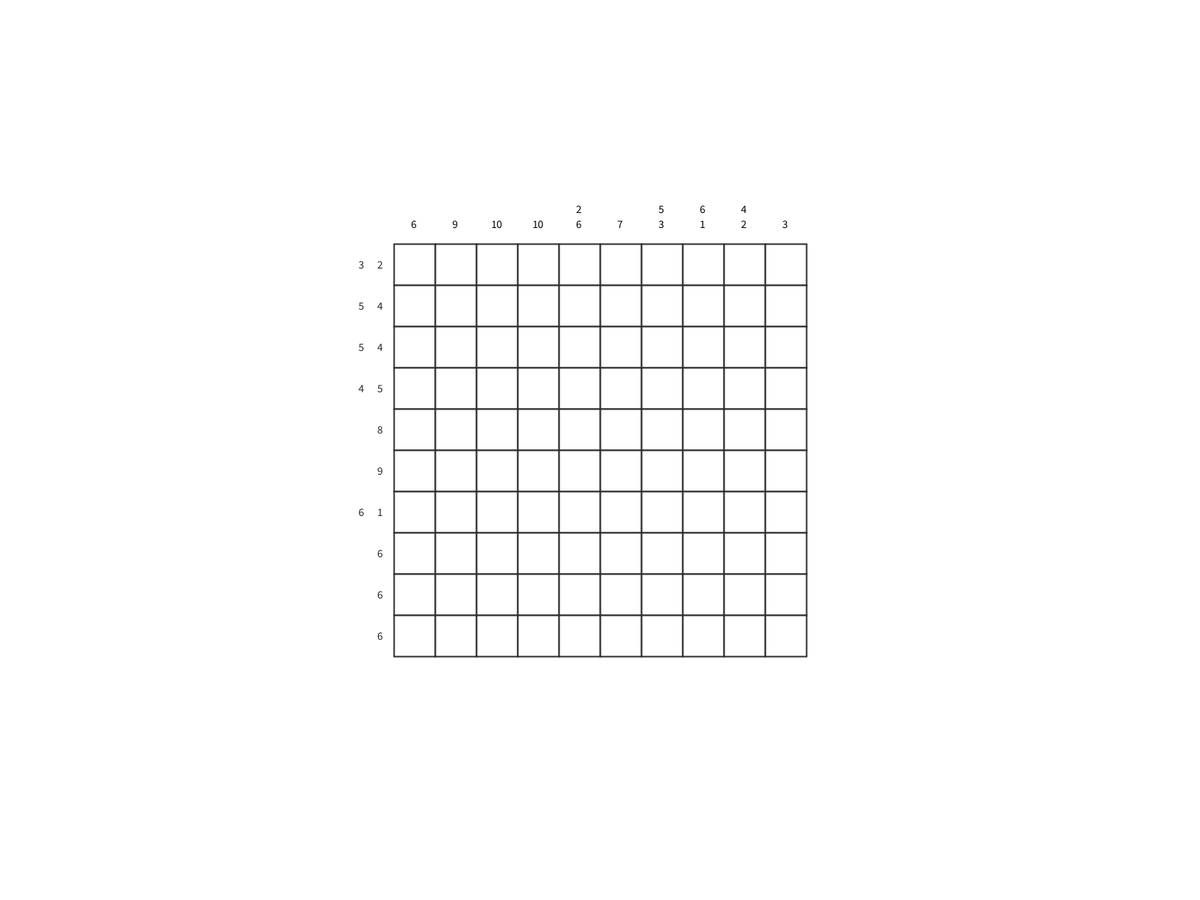
Frame 1 (no input)
Frame 60 (the mouse pressed at the canvas centre just before this capture): identical to frame 1, image omitted
Frame 120 (the mouse held since frame 60 and released just before this capture): identical to frame 1, image omitted

The Processing sketch that drew this single still picture (run headless with seeded random() and noise(); from frame 60 on, the mouse is pressed at the canvas centre):

// Processing sketch: Version3
// ── Version3.pde
int gridSize = 10;
int cellSize = 550/gridSize;
int insert[][];
color black = color(35,40,45);
boolean completed = false;
boolean isComplete[];
Matrix grid;

void setup() {
  fullScreen();
  frameRate(40);
  textAlign(CENTER,CENTER);
  gridSize = values.length/2;
  cellSize = 550/gridSize;
  grid = new Matrix();
  isComplete = new boolean[2*gridSize];
  insert = new int[gridSize*gridSize][3];
}

void draw() {
  background(255);
  grid.show();
  displayNumbers();
  completed = isFinished();
  if(!completed && frameCount < 5) {
    printInsert();
    F1();
    F2();
  }
}

void displayNumbers() {
  fill(black);
  textSize(15);
  float x = grid.cell[0][0].x + cellSize/2;
  float y = grid.cell[0][0].y - cellSize/2;
  for(int i=0;i<values.length/2;i++) {
    for(int j=values[i].length-1;j>=0;j--) {
      if(isComplete[i]) fill(black,125);
      else fill(0);
      text(values[i][j],x,y);
      y -= 20;
    }
    y = grid.cell[0][0].y - cellSize/2;
    x += cellSize;
  }
  x = grid.cell[0][0].x - cellSize/3;
  y = grid.cell[0][0].y + cellSize/2;
  for(int i=values.length/2;i<values.length;i++) {
    for(int j=values[i].length-1;j>=0;j--) {
      if(isComplete[i]) fill(black,125);
      else fill(black);
      text(values[i][j],x,y);
      x -= 25;
    }
    x = grid.cell[0][0].x - cellSize/3;
    y += cellSize;
  }
}

boolean isFinished() {
  for(int i=0; i<isComplete.length; i++)
    if(!isComplete[i])
      return false;
  return true;
}

void printInsert() {
  for(int i=0; i<insert.length; i++) {
    println("["+insert[i][0]+","+insert[i][1]+"]:",  insert[i][2]);
  }
}

void insertInto(int i, int j, int state) {
  for(int index=0; index<insert.length; index++) {
    if(insert[index][2] == 0) {
      insert[index][0] = i;
      insert[index][1] = j;
      insert[index][2] = state;
      break;
    }
  }
}

// ── AI.pde
void function2(int index, int limits[]) {
  printLimits(index, limits);
  int lLimit = limits[0];
  int uLimit = limits[1];
  int lReduce = limits[2];
  int rReduce = limits[3];
  int lValue = 0;
  int rValue = 0;
  if (values[index].length > lReduce && !isComplete[index])
    lValue = values[index][lReduce]+lLimit;
  if (values[index].length - rReduce > 0 && !isComplete[index])  
    rValue = values[index][values[index].length-(rReduce+1)] + (gridSize-uLimit);
  for (int i=lLimit; i<(gridSize+1)/2 && lValue>i; i++) {
    if (index < gridSize) {
      if (grid.cell[i][index].state == 1) {
        for (int j=i+1; j<lValue; j++) {
          println(j, index, 1);
          grid.setState(j, index, 1);
        }
        check();
        if (i == lLimit && grid.cell[i][index].state == 1 && !isComplete[index]) {
          println(i, index, -1);
          grid.setState(lValue, index, -1);
        }
      } else if (grid.cell[i][index].state == -1) {
        for (int j=lLimit; j<i; j++) {
          println(j, index, -1);
          grid.setState(j, index, -1);
        }
      }
    } else {
      if (grid.cell[index%gridSize][i].state == 1) {
        for (int j=i+1; j<lValue; j++) {
          println(j, index, 1);
          grid.setState(index%gridSize, j, 1);
        }
        check();
        if (i == lLimit && grid.cell[index%gridSize][i].state == 1 && !isComplete[index]) {
          println(i, index, -1);
          grid.setState(index%gridSize, lValue, -1);
        }
      } else if (grid.cell[index%gridSize][i].state == -1) {
        for (int j=lLimit; j<i; j++) {
          println(j, index, -1);
          grid.setState(index%gridSize, j, -1);
        }
      }
    }
  }
  for (int i=uLimit-1; i>=(gridSize+1)/2 && rValue>(uLimit-1)-i; i--) {
    if (index < gridSize) {
      if (grid.cell[i][index].state == 1) {
        for (int j=i; j>(uLimit-1)-rValue; j--) {
          println(j, index, 1);
          grid.setState(j, index, 1);
        }
        check();
        if (i == uLimit-1 && grid.cell[i][index].state == 1 && !isComplete[index]) {
          println(i, index, -1);
          grid.setState((uLimit-1)-rValue, index, -1);
        }
      } else if (grid.cell[i][index].state == -1) {
        for (int j=uLimit-1; j>i; j--) {
          println(j, index, -1);
          grid.setState(j, index, -1);
        }
      }
    } else {
      if (index >= gridSize && grid.cell[index%gridSize][i].state == 1) {
        for (int j=i; j>(uLimit-1)-rValue; j--) {
          println(j, index, 1);
          grid.setState(index%gridSize, j, 1);
        }
        check();
        if (i == uLimit-1 && grid.cell[index%gridSize][i].state == 1 && !isComplete[index]) {
          println(i, index, -1);
          grid.setState(index%gridSize, (uLimit-1)-rValue, -1);
        }
      } else if (grid.cell[index%gridSize][i].state == -1) {
        for (int j=uLimit-1; j>i; j--) {
          println(j, index, -1);
          grid.setState(index%gridSize, j, -1);
        }
      }
    }
  }
}

void function1(int index, int limits[]) {
  printLimits(index, limits);
  int lLimit = limits[0];
  int uLimit = limits[1];
  int lReduce = limits[2];
  int rReduce = limits[3];
  int sum = limits[4];
  int size = uLimit - lLimit; 
  for (int i=lReduce; i<values[index].length-rReduce; i++) {
    int value = values[index][i];
    int bound = size-(sum-value);
    if (bound < value*2 && !isComplete[index]) {
      int padding = bound - value;
      int startPosition = lLimit;
      for (int j=lReduce; j<i; j++) {
        startPosition += values[index][j];
      }
      startPosition += padding + i-(lReduce+rReduce);
      int cellCount = bound - 2*padding;
      if (index<gridSize) {
        for (int k=startPosition; k<startPosition+cellCount; k++) {
          if(grid.cell[k][index].state != 1) {
            grid.setState(k, index, 1);
          }
        }
        checkComplete(index);
      } else {
        for (int k=startPosition; k<startPosition+cellCount; k++) {
          if(grid.cell[index%gridSize][k].state != 1) {
            grid.setState(index%gridSize, k, 1);
          }
        }
        checkComplete(index);
      }
    }
  }
}

// ── Limits.pde
int[] getLimits(int index) {
  int state = 0;
  int sum = 0;
  int actualSum = 0;
  int lLimit = 0;
  int uLimit = gridSize;
  int leftReduceValue = 0;
  int rightReduceValue = 0;
  boolean reduceValue = false;
  for(int i=0; i<gridSize-1; i++) {
    if(index < gridSize)  
      state = grid.cell[i][index].state;
    else 
      state = grid.cell[index%gridSize][i].state;
    if(state == 1) {
      reduceValue = true;
    } else if(state == -1) {
      if(reduceValue) {
        leftReduceValue++;
        reduceValue = false;
      }
      lLimit = i+1;
    } else {
      reduceValue = false;
      break;
    }
  }
  for(int i=gridSize-1; i>0; i--) {
    if(index < gridSize)  
      state = grid.cell[i][index].state;
    else 
      state = grid.cell[index%gridSize][i].state;
    if (state == 1) {
      reduceValue = true;
    } else if (state == -1) {
      if (reduceValue) {
        rightReduceValue++;
        reduceValue = false;
      }
      uLimit = i;
    } else {
      reduceValue = false;
      break;
    }
  }
  sum = findSum(index, leftReduceValue, rightReduceValue, false);
  actualSum = findSum(index, leftReduceValue, rightReduceValue, true);
  int returnValue[] = {lLimit, uLimit, leftReduceValue, rightReduceValue, sum, actualSum};
  return returnValue;
}

// ── Matrix.pde
class Matrix {
  int startLocationX = width/2 - (cellSize*gridSize)/2;
  int startLocationY = height/2 - (cellSize*gridSize)/2;
  float x = startLocationX;
  float y = startLocationY;
  Cell cell[][];
  
  Matrix() {
    cell = new Cell[gridSize][gridSize];
    for(int i=0;i<cell.length;i++) {
      for(int j=0;j<cell[i].length;j++) {
        cell[i][j] = new Cell(x,y);
        x+=cellSize;
      }
      x = startLocationX;
      y+=cellSize;
    }
  }
  
  void setState(int i, int j, int state) {
    boolean flag = false;
    for(int index=0; index<insert.length; index++) {
      if(insert[index][0] == i && insert[index][1] == j && insert[index][2] == state) {
      } else {
        flag = true;
        break;
      }
    }
    if(flag) insertInto(i, j, state);
    //cell[i][j].state = state;
  }
  
  void show() {
    for(Cell[] r: cell) {
      for(Cell c: r) {
        c.show();
      }
    }
  }
}

class Cell {
  float x,y,s;
  int state = 0;
  
  Cell(float _x, float _y) {
    x = _x;
    y = _y;
    s = cellSize;
  }
  
  void show() {
    stroke(45);
    strokeWeight(2);
    if(state == -1) {
      fill(255);
      rect(x,y,s,s);
      fill(black,200);
      textSize(700/values.length);
      text("X",x+s/2,y+s/2);
    } else if(state == 1) {
      fill(black);
      rect(x,y,s,s);
    } else {
      fill(255);
      rect(x,y,s,s);
    }
  }
}

// ── Tools.pde
int findSum(int index,int lReduce, int rReduce, boolean actual) {
  int sum = 0;
  for(int i=lReduce; i<values[index].length-rReduce; i++)
    sum += values[index][i];
  if(actual)    
    return sum;
  else    
    return sum + values[index].length-(lReduce+rReduce)-1;
}

int findActualSum(int index) {
  int sum = 0;
  for(int i=0; i<values[index].length; i++)
    sum += values[index][i];
  return sum;
}

void checkComplete(int index) {
  if(count(index)[1] == findActualSum(index)) {
    for(int i=0; i<gridSize; i++) {
      if(index < gridSize && grid.cell[i][index].state == 0)
        grid.setState(i, index, -1);
      else if(index >= gridSize && grid.cell[index%gridSize][i].state == 0) 
        grid.setState(index%gridSize,i,-1);
    }
    isComplete[index] = true;
  } else {
    isComplete[index] = false;
  }
}

int[] count(int index) {
  int count0 = 0;
  int count1 = 0;
  for(int i=0; i<gridSize; i++) {
    if(index < gridSize) {
      if(grid.cell[i][index].state == 0) count0++;
      else if(grid.cell[i][index].state == 1) count1++;
    } else {
      if(grid.cell[index%gridSize][i].state == 0) count0++;
      else if(grid.cell[index%gridSize][i].state == 1) count1++;
    }
  }
  int count[] = {count0, count1};
  return count;
}

void printLimits(int index, int limits[]) {
  print(index+": ");
  for(int i=0;i<limits.length;i++) {
    if(i%2 == 0) print("["+limits[i]+" ");
    else print(limits[i]+"] ");
  }
  println();
}

void check() {
  for(int i=0; i<isComplete.length; i++) {
    checkComplete(i);
  }
}

void F1() {
  println("F1", frameCount);
  for (int index=0; index<2*gridSize; index++) {
    if(!isComplete[index]) {
      function1(index, getLimits(index));
      checkComplete(index);
    }
  }
  check();
}

void F2() {
  println("F2", frameCount);
  for (int index=0; index<2*gridSize; index++) {
    if(!isComplete[index]) {
      function2(index, getLimits(index));
      checkComplete(index);
    }
  }
  check();
}

//void F3() {
//  println("F3", frameCount);
//  for (int index=0; index<2*gridSize; index++) {
//    if(!isComplete[index]) {
//      function3(index, getLimits(index));
//      checkComplete(index);
//    }
//  }
//  check();
//}

// ── zInput.pde
//int values[][] = { 
//   {10},{1,1,3},{2},{1,1,2},{2,1,1,1},{2,1,1,1},{1,1,2},{2},{1,3},{4,3},
//   {3,3},{1,6,1},{1,2,1},{1,1,1,1},{2},{1,2},{1},{2,4,2},{2,1,1,2},{2,2,2}
//};

//int values[][] = {
//  {3},{1,1},{4},{7},{4,5},{1,1,5},{2,5},{4,4},{1,4},{1},
//  {2,3},{1,1},{2,2},{5},{2,1},{9},{1,7},{9},{5},{3}
//};

//int values[][] = {
//  {3},{6},{7},{7,2},{7,2},{4,2},{5,2},{5,3},{1,5,1},{2,1},
//  {2,2},{1,2,2},{2,2,2,1},{10},{8},{6,1},{5,1},{2,2},{6},{8}
//};

int values[][] = {
  {6},{9},{10},{10},{2,6},{7},{5,3},{6,1},{4,2},{3},
  {3,2},{5,4},{5,4},{4,5},{8},{9},{6,1},{6},{6},{6}
};

//int values[][] = {
//  {1},{1},{1},{1},{1},{1},{1},{1},{1},{1},
//  {1},{10},{1},{1},{1},{1},{1},{1},{1},{1},
//};

//int values[][] = {
//  {3},{3,5,2},{5,1,6},{7,1,4},{6,2,3},{8,2},{3,4,1},{2,1,3,1,1},{2,1,3,2},{3,8},{4,8},{12},{8},{4},{2},
//  {2,3},{12},{12},{6,4},{4,2,4},{3,4},{7,4},{2,8},{2,9},{5,1,4},{2,3},{2,3},{3,1,2},{5,3},{9}
//};

//int values[][] = {
//  {2,1},{5},{5},{5},{2},
//  {3},{4},{4},{4},{5}
//};

//int values[][] = {
//  {2},{1,1},{1,1,1},{1,1},{1},
//  {1},{1,1},{1,1},{2,1},{1,1}
//};
